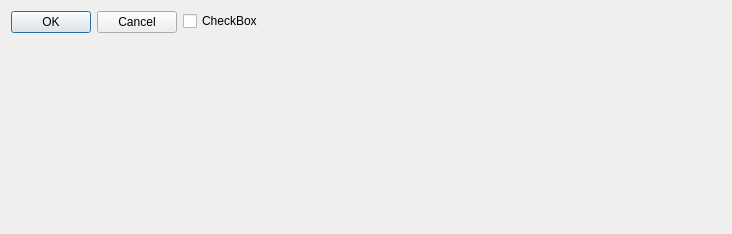
<?xml version="1.0" encoding="UTF-8"?>
<ui version="4.0">
 <class>Form</class>
 <widget class="QWidget" name="Form">
  <property name="geometry">
   <rect>
    <x>0</x>
    <y>0</y>
    <width>732</width>
    <height>234</height>
   </rect>
  </property>
  <property name="windowTitle">
   <string>Form</string>
  </property>
  <layout class="QFormLayout" name="formLayout">
   <property name="rowWrapPolicy">
    <enum>QFormLayout::WrapLongRows</enum>
   </property>
   <item row="1" column="0">
    <widget class="QDialogButtonBox" name="buttonBox">
     <property name="standardButtons">
      <set>QDialogButtonBox::Cancel|QDialogButtonBox::Ok</set>
     </property>
    </widget>
   </item>
   <item row="1" column="1">
    <widget class="QCheckBox" name="checkBox">
     <property name="text">
      <string>CheckBox</string>
     </property>
    </widget>
   </item>
  </layout>
 </widget>
 <resources/>
 <connections/>
</ui>
